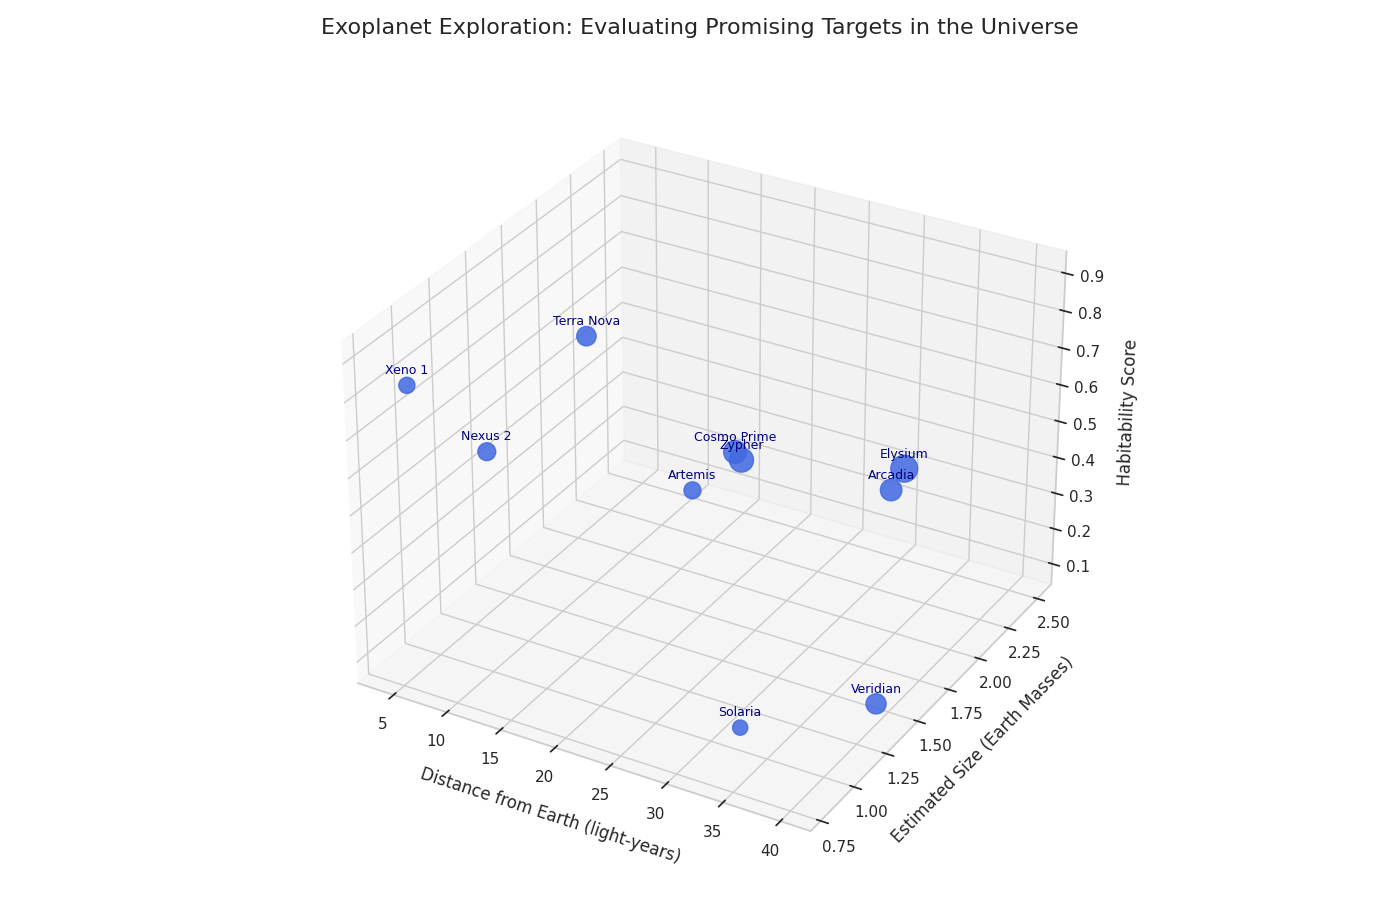

Write Python code to recreate this figure.
import matplotlib.pyplot as plt
import numpy as np

# Exoplanet data
exoplanets = ['Xeno 1', 'Nexus 2', 'Terra Nova', 'Zypher', 'Cosmo Prime',
              'Artemis', 'Elysium', 'Solaria', 'Arcadia', 'Veridian']

# Distances from Earth (in light-years)
distances = np.array([4.2, 8.6, 15.3, 20.7, 22.5, 28.4, 30.1, 35.0, 38.7, 40.0])

# Estimated sizes (in Earth Masses)
sizes = np.array([0.9, 1.1, 1.3, 2.0, 1.8, 1.0, 2.5, 0.8, 1.6, 1.4])

# Habitability scores (on a scale of 0 to 1)
habitability_scores = np.array([0.8, 0.6, 0.9, 0.4, 0.5, 0.7, 0.3, 0.2, 0.6, 0.1])

# Bubble sizes (scaling factor for better visualization)
bubble_sizes = sizes * 150

# Create a 3D scatter plot
fig = plt.figure(figsize=(14, 9))
ax = fig.add_subplot(111, projection='3d')

# Plotting the data with a single color
scatter = ax.scatter(distances, sizes, habitability_scores, s=bubble_sizes, 
                     c='royalblue', alpha=0.85)

# Setting labels and title
ax.set_title('Exoplanet Exploration: Evaluating Promising Targets in the Universe', fontsize=16, pad=30)
ax.set_xlabel('Distance from Earth (light-years)', fontsize=12, labelpad=10)
ax.set_ylabel('Estimated Size (Earth Masses)', fontsize=12, labelpad=10)
ax.set_zlabel('Habitability Score', fontsize=12, labelpad=10)

# Annotating each exoplanet with its name
for i, planet in enumerate(exoplanets):
    ax.text(distances[i], sizes[i], habitability_scores[i] + 0.03, planet, fontsize=9, color='navy', ha='center')

# Automatically adjust layout
plt.tight_layout()

# Display the plot
plt.show()
